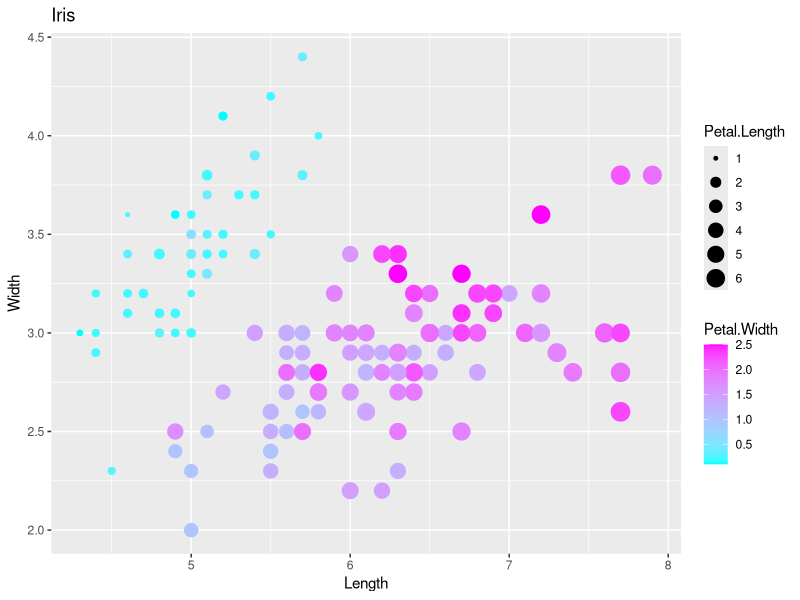
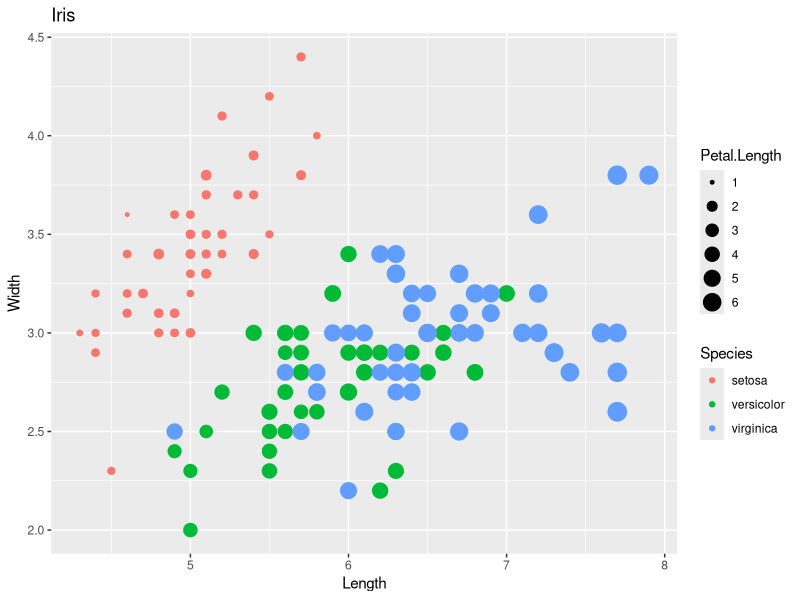
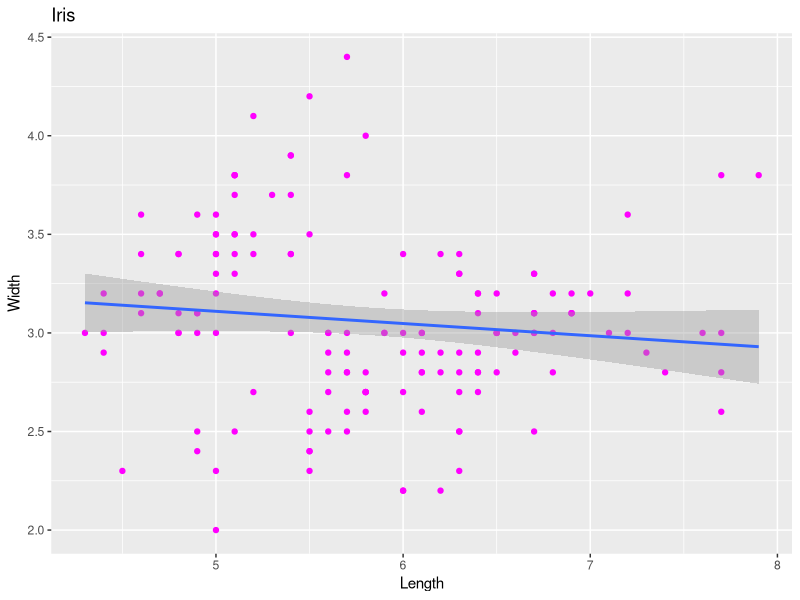
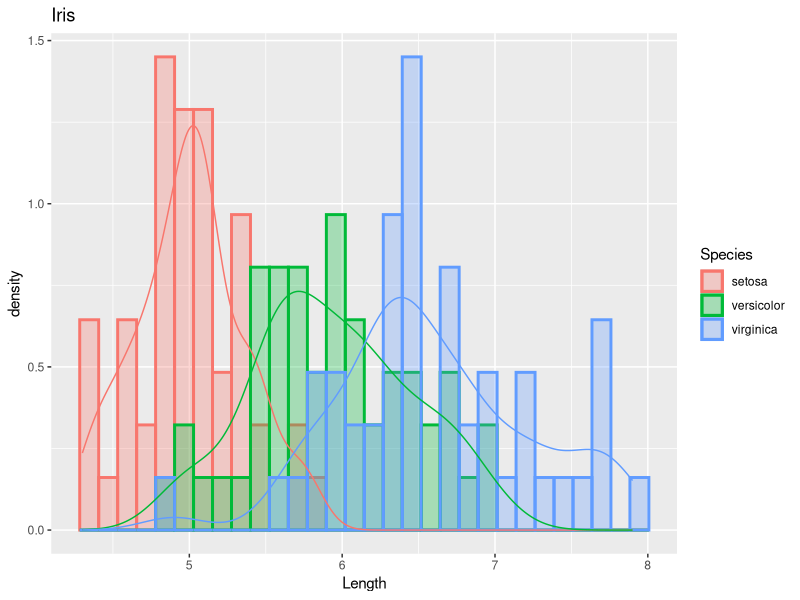
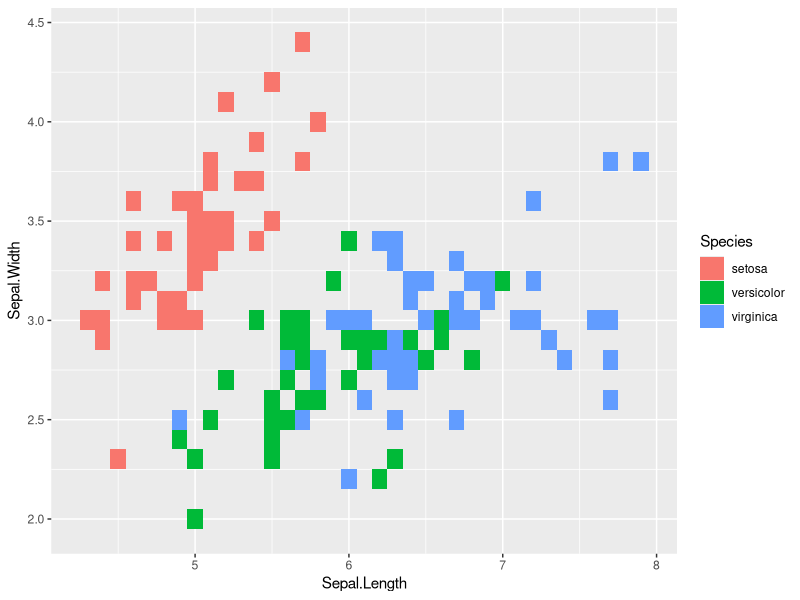
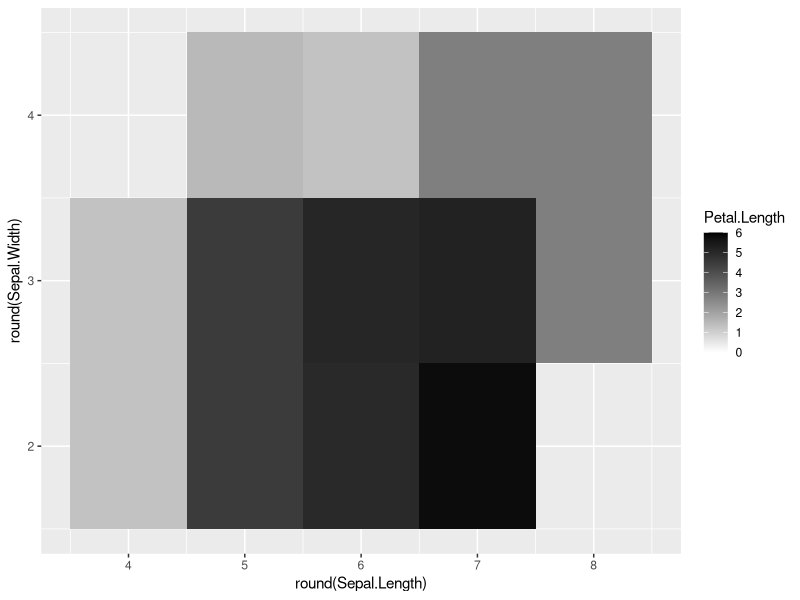
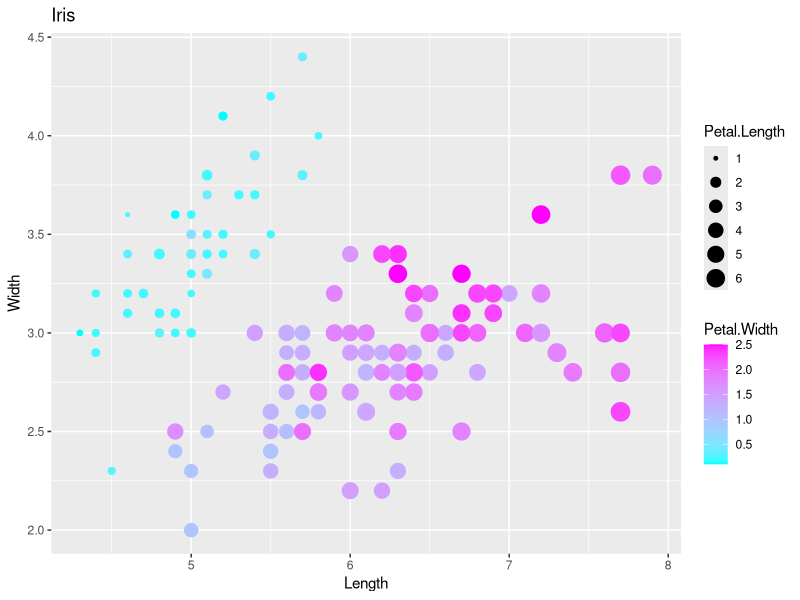
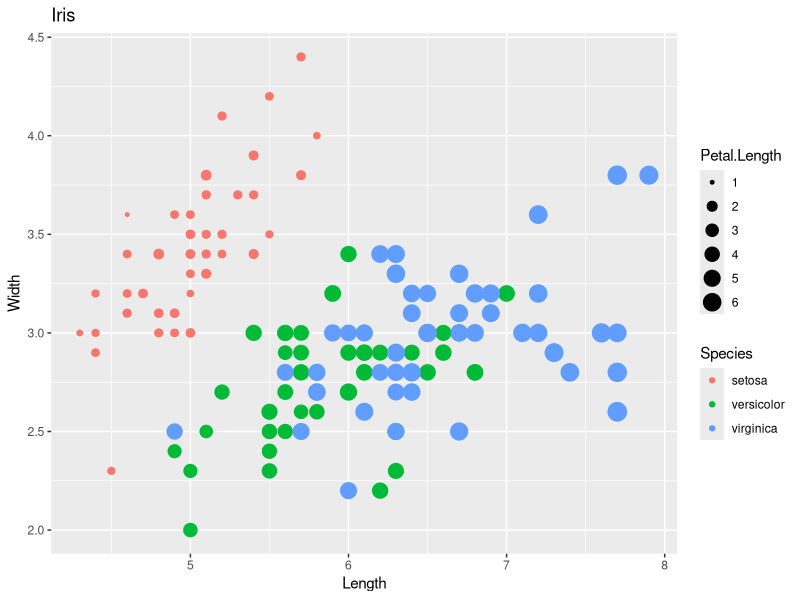

The R source for these figures, in order:
require(ggplot2)

# change working directory
frame_files <- lapply(sys.frames(), function(x) x$ofile)
frame_files <- Filter(Negate(is.null), frame_files)
setwd(dirname(frame_files[[length(frame_files)]]))

d <- iris

p <- ggplot(
  d,
  aes(
      x = Sepal.Length,
      y = Sepal.Width
  )
)

# Gradient
g <- p + geom_point(aes(size=Petal.Length, colour=Petal.Width), alpha=1) +
      labs(title="Iris", x="Length", y="Width") +
      scale_colour_gradient(low="cyan", high="magenta")
plot(g)
ggsave("img/iris-gradient.png", g)

# Hue
g <- p + geom_point(aes(size=Petal.Length, colour=Species), alpha=1) +
      labs(title="Iris", x="Length", y="Width") +
      scale_colour_hue()
plot(g)
ggsave("img/iris-hue.png", g)

# Smoothing
g <- p + geom_point(colour="magenta") +
      labs(title="Iris", x="Length", y="Width") +
      stat_smooth(method="lm")
plot(g)
ggsave("img/iris-smooth.png", g)

# Hist & density
p <- ggplot(
  d,
  aes(
      x = Sepal.Length,
      y = ..density..,
      fill = Species,
      colour = Species
  )
)

g <- p + geom_histogram(alpha=0.3, position="identity", size=1) +
      labs(title="Iris", x="Length") +
      geom_density(alpha=0)
plot(g)
ggsave("img/iris-hist.png", g)

# Tile
p <- ggplot(
  d,
  aes(
    x = Sepal.Length,
    y = Sepal.Width,
  )
)

g <- p + geom_tile(aes(fill=Species))
plot(g)
ggsave("img/iris-tile.png", g)

# Tile
g <- qplot(round(Sepal.Length), round(Sepal.Width), fill=Petal.Length, data=d, geom="tile") +
      scale_fill_gradient(limits=c(0, 6), low="white", high="black")
plot(g)
ggsave("img/iris-tile-qplot.png", g)
